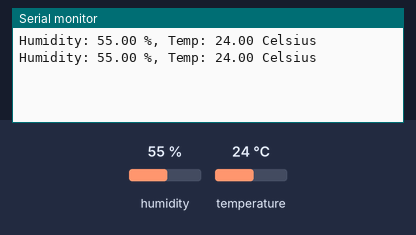
A sketch run on a simulated Arduino Uno, built with avr-gcc and run on an emulated ATmega328P. Parts: the last lines printed to the serial monitor. The test bench sets the inputs (shaded band); at power-on: humidity 55 %, temperature 24 °C.

Above: at 2.8 s.
2.9 s: humidity set to 22 %
At 5.3 s:
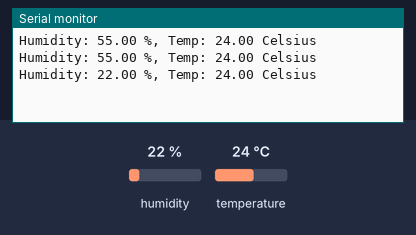
5.6 s: temperature set to 12 °C
At 6.5 s:
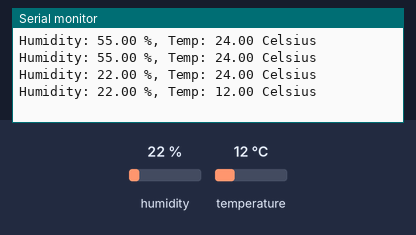
8.3 s: humidity set to 40 %
At 11.3 s:
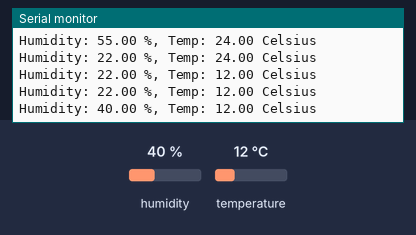
Timing chart, 0 to 12.8 s (numbered marks = the images above; inputs shaded):
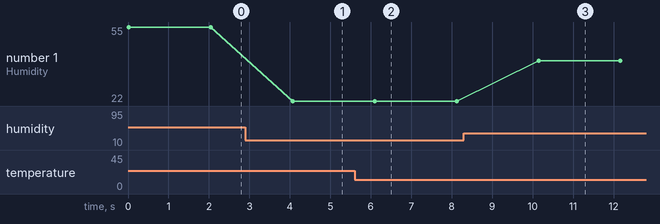

Measured:
- after the input at 2.9 s, the serial monitor: prints a new line after 1.2 s (image 1)
- after the input at 5.6 s, the serial monitor: prints a new line after 0.50 s (image 2)
- after the input at 8.3 s, the serial monitor: prints a new line after 1.8 s (image 3)
- plotted number 1: 55 → 22 after the input at 2.9 s, 22 → 40 after the input at 8.3 s

The sketch:

DHT11_v0.1.ino
```cpp
#include<dht.h>
dht DHT;
#define DHT11_PIN 2
#define VCC 3
#define GND 4
float hum; //Stores humidity value
float temp; //Stores temperature value

void setup(){
  Serial.begin(9600);
  pinMode(VCC, OUTPUT);
  pinMode(GND, OUTPUT);
  digitalWrite(VCC, HIGH);
  digitalWrite(GND, LOW);
}
void loop() {
  DHT.read11(DHT11_PIN);
  hum = DHT.humidity;
  temp = DHT.temperature;
  Serial.print("Humidity: ");
  Serial.print(hum);
  Serial.print(" %, Temp: ");
  Serial.print(temp);
  Serial.println(" Celsius");
  delay(2000); //Delay 2 sec. }
}

//습도가 부정확함
```
